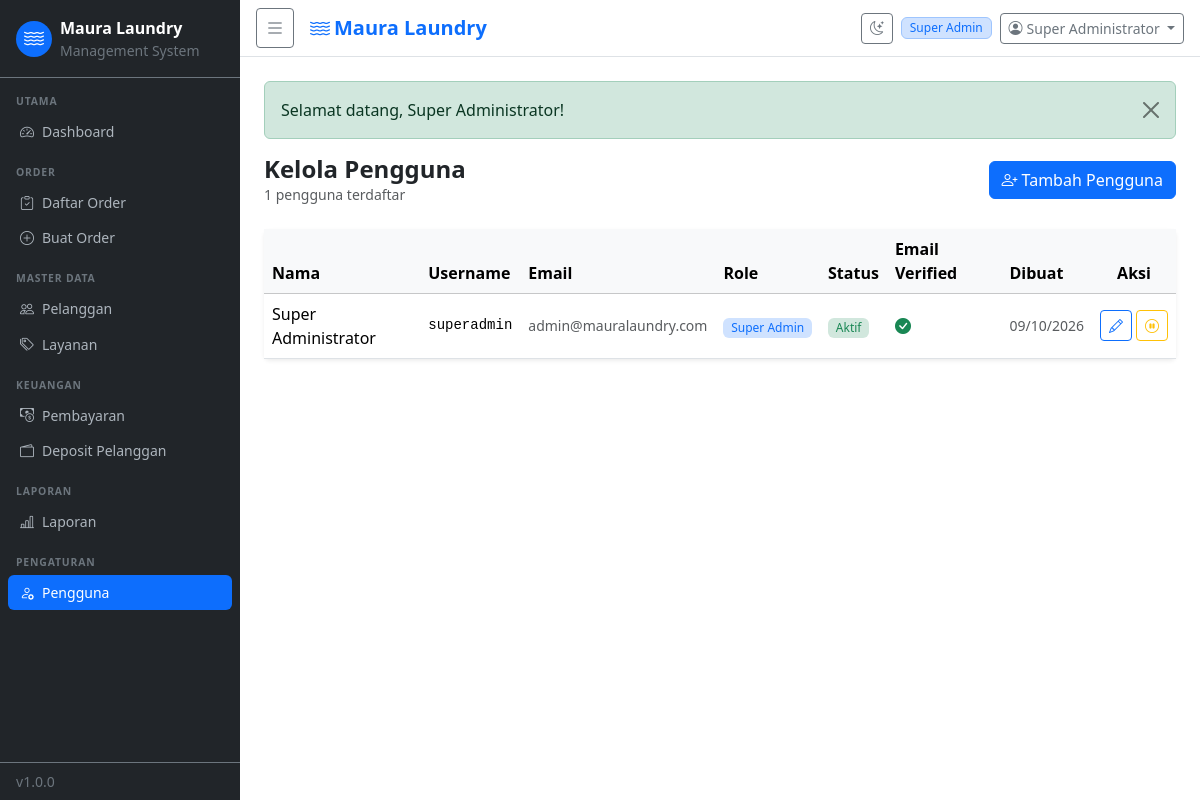
The page /pages/users/index.php (signed in) on the database its author committed.
### tables this page shows
CREATE TABLE `users` (
  `id` int(11) NOT NULL AUTO_INCREMENT,
  `role_id` int(11) NOT NULL,
  `name` varchar(100) NOT NULL,
  `username` varchar(50) NOT NULL,
  `email` varchar(150) NOT NULL,
  `phone` varchar(20) DEFAULT NULL,
  `password` varchar(255) NOT NULL,
  `email_verified` tinyint(1) NOT NULL DEFAULT 0,
  `email_token` varchar(100) DEFAULT NULL,
  `reset_token` varchar(100) DEFAULT NULL,
  `reset_expires` datetime DEFAULT NULL,
  `is_active` tinyint(1) NOT NULL DEFAULT 1,
  `created_at` datetime DEFAULT CURRENT_TIMESTAMP,
  PRIMARY KEY (`id`),
  UNIQUE KEY `username` (`username`),
  UNIQUE KEY `email` (`email`),
  KEY `role_id` (`role_id`),
  CONSTRAINT `u_role` FOREIGN KEY (`role_id`) REFERENCES `roles` (`id`)
);

CREATE TABLE `roles` (
  `id` int(11) NOT NULL AUTO_INCREMENT,
  `name` varchar(50) NOT NULL,
  `description` varchar(255) DEFAULT NULL,
  `created_at` datetime DEFAULT CURRENT_TIMESTAMP,
  PRIMARY KEY (`id`),
  UNIQUE KEY `name` (`name`)
);

### includes/auth.php (called while the page is built, shortened)
<?php
function is_logged_in(): bool {
    return !empty($_SESSION['user_id']);
}
function current_user(): ?array {
    static $user = null;
    if ($user === null) {
        $db   = db();
        $stmt = $db->prepare(
            "SELECT u.*, r.name AS role_name FROM users u
             JOIN roles r ON r.id = u.role_id
             WHERE u.id = ? AND u.is_active = 1"
        );
        $stmt->bind_param('i', $_SESSION['user_id']);
        $stmt->execute();
        $user = $stmt->get_result()->fetch_assoc();
    }
    return $user;
}
function user_permissions(): array {
    static $perms = null;
    if ($perms !== null) return $perms;
    $user = current_user();
    $db   = db();
    $stmt = $db->prepare(
        "SELECT p.name FROM permissions p
         JOIN role_permissions rp ON rp.permission_id = p.id
         WHERE rp.role_id = ?"
    );
    $stmt->bind_param('i', $user['role_id']);
    $stmt->execute();
    $result = $stmt->get_result();
    $perms  = [];
    while ($row = $result->fetch_assoc()) {
        $perms[] = $row['name'];
    }
    return $perms;
}
function can(string $permission): bool {
    return in_array($permission, user_permissions(), true);
}
function require_permission(string $permission): void {
    if (!can($permission)) {
        flash('error', 'Anda tidak memiliki akses ke halaman ini.');
        redirect(APP_URL . '/pages/dashboard.php');
    }
}

### includes/functions.php (called while the page is built, shortened)
<?php
function csrf_token(): string {
    return $_SESSION['csrf_token'];
}
function get_flash(): ?array {
    $f = $_SESSION['flash'] ?? null;
    return $f;
}
function h(string $s): string {
    return htmlspecialchars($s, ENT_QUOTES, 'UTF-8');
}

### pages/users/index.php (the view, shortened to what this page needs)
<?php
require_once __DIR__ . '/../../../includes/functions.php';
require_once __DIR__ . '/../../../includes/auth.php';
require_permission('users.manage');
$db    = db();
$users = $db->query(
    "SELECT u.*, r.name AS role_name FROM users u
     JOIN roles r ON r.id = u.role_id
     ORDER BY u.created_at DESC"
)->fetch_all(MYSQLI_ASSOC);
require_once __DIR__ . '/../../includes/header.php';
?>
<div class="d-flex justify-content-between align-items-center mb-4">
  <div><h4 class="fw-bold mb-0">Kelola Pengguna</h4><p class="text-muted small mb-0"><?= count($users) ?> pengguna terdaftar</p></div>
  <a href="<?= APP_URL ?>/pages/users/create.php" class="btn btn-primary"><i class="bi bi-person-plus me-1"></i>Tambah Pengguna</a>
</div>
<div class="card border-0 shadow-sm">
  <div class="card-body p-0">
    <table class="table table-hover align-middle mb-0">
      <thead class="table-light">
        <tr><th>Nama</th><th>Username</th><th>Email</th><th>Role</th><th>Status</th><th>Email Verified</th><th>Dibuat</th><th class="text-center">Aksi</th></tr>
      </thead>
      <tbody>
      <?php foreach ($users as $u): ?>
        <tr>
          <td class="fw-medium"><?= h($u['name']) ?></td>
          <td class="font-monospace small"><?= h($u['username']) ?></td>
          <td class="small text-muted"><?= h($u['email']) ?></td>
          <td><span class="badge bg-primary-subtle text-primary"><?= h($u['role_name']) ?></span></td>
          <td><?= $u['is_active'] ? '<span class="badge bg-success-subtle text-success">Aktif</span>' : '<span class="badge bg-danger-subtle text-danger">Nonaktif</span>' ?></td>
          <td><?= $u['email_verified'] ? '<i class="bi bi-check-circle-fill text-success"></i>' : '<i class="bi bi-x-circle text-muted"></i>' ?></td>
          <td class="small text-muted"><?= date('d/m/Y', strtotime($u['created_at'])) ?></td>
          <td class="text-center">
            <div class="d-flex gap-1 justify-content-center">
              <a href="<?= APP_URL ?>/pages/users/edit.php?id=<?= $u['id'] ?>" class="btn btn-sm btn-outline-primary" title="Edit"><i class="bi bi-pencil"></i></a>
              <?php if ($u['id'] !== $_SESSION['user_id']): ?>
              <a href="<?= APP_URL ?>/pages/users/toggle.php?id=<?= $u['id'] ?>&csrf=<?= csrf_token() ?>"
                 class="btn btn-sm <?= $u['is_active'] ? 'btn-outline-warning' : 'btn-outline-success' ?>"
                 data-confirm="<?= $u['is_active'] ? 'Nonaktifkan' : 'Aktifkan' ?> pengguna ini?"
                 title="<?= $u['is_active'] ? 'Nonaktifkan' : 'Aktifkan' ?>">
                <i class="bi bi-<?= $u['is_active'] ? 'pause-circle' : 'play-circle' ?>"></i>
              </a>
              <?php endif; ?>
            </div>
          </td>
        </tr>
      <?php endforeach; ?>
      </tbody>
    </table>
  </div>
</div>
<?php require_once __DIR__ . '/../../includes/footer.php'; ?>

### includes/header.php (shortened to what this page needs)
<?php
$user  = current_user();
$flash = get_flash();
?>
<!DOCTYPE html>
<html lang="id">
<head>
  <link rel="stylesheet" href="https://cdn.jsdelivr.net/npm/bootstrap@5.3.8/dist/css/bootstrap.min.css">
  <link rel="stylesheet" href="https://cdn.jsdelivr.net/npm/bootstrap-icons@1.13.2/font/bootstrap-icons.min.css">
  <link rel="stylesheet" href="<?= APP_URL ?>/assets/css/style.css">
</head>
<body>
<div class="wrapper d-flex">
  <?php require_once __DIR__ . '/sidebar.php'; ?>
  <div class="main-content flex-grow-1">
    <nav class="navbar navbar-expand-lg navbar-light bg-white border-bottom px-3 py-2">
      <button class="btn btn-sm btn-outline-secondary me-3" id="sidebarToggle">
        <i class="bi bi-list fs-5"></i>
      </button>
      <span class="navbar-brand mb-0 fw-semibold text-primary">
        <i class="bi bi-water me-1"></i><?= APP_NAME ?>
      </span>
      <div class="ms-auto d-flex align-items-center gap-2">
        <button class="btn btn-sm btn-outline-secondary" id="darkToggle" title="Toggle tema">
          <i class="bi bi-moon-stars"></i>
        </button>
        <span class="badge bg-primary-subtle text-primary border border-primary-subtle">
          <?= h($user['role_name'] ?? '') ?>
        </span>
        <div class="dropdown">
          <button class="btn btn-sm btn-outline-secondary dropdown-toggle" data-bs-toggle="dropdown">
            <i class="bi bi-person-circle me-1"></i><?= h($user['name'] ?? '') ?>
          </button>
        </div>
      </div>
    </nav>
    <div class="p-4">
      <?php if ($flash): ?>
        <div class="alert alert-<?= $flash['type'] === 'error' ? 'danger' : h($flash['type']) ?> alert-dismissible fade show" role="alert">
          <?= h($flash['message']) ?>
          <button type="button" class="btn-close" data-bs-dismiss="alert"></button>
        </div>
      <?php endif; ?>

### assets/css/style.css (style rules this page uses)
:root { --sidebar-width: 240px; --sidebar-collapsed: 60px; --primary: #0d6efd; --page-bg: #f8f9fa; --card-bg: #ffffff; --text-primary: #212529; --border-color: #dee2e6; }
.wrapper { min-height: 100vh; }
.main-content { min-width: 0; }
.badge { font-size: .75em; font-weight: 500; }

### rows shown on the page
users: role.name "Super Admin", name "Super Administrator", username "superadmin", email "admin@mauralaundry.com", is_active "Aktif", email_verified 1 (drawn), created_at "09/10/2026"

### other values the page prints
$label "Dashboard Daftar Order Buat Order Pelanggan Layanan Pembayaran Deposit Pelanggan Laporan Pengguna"
APP_VERSION "1.0.0"
APP_NAME "Maura Laundry"
$flash['message'] "Selamat datang, Super Administrator!"
count($users) "1"
